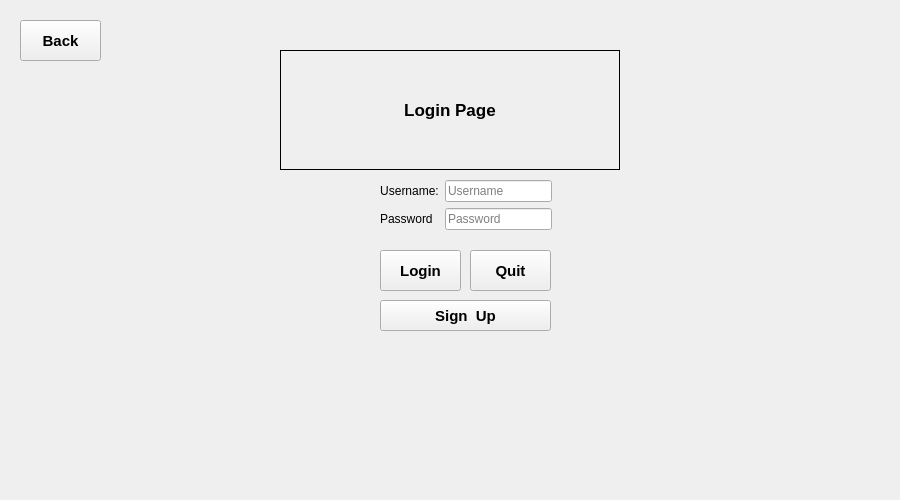
<?xml version="1.0" encoding="UTF-8"?>
<ui version="4.0">
 <class>loginForm</class>
 <widget class="QWidget" name="loginForm">
  <property name="geometry">
   <rect>
    <x>0</x>
    <y>0</y>
    <width>900</width>
    <height>500</height>
   </rect>
  </property>
  <property name="windowTitle">
   <string>Login</string>
  </property>
  <widget class="QLabel" name="label">
   <property name="geometry">
    <rect>
     <x>280</x>
     <y>50</y>
     <width>340</width>
     <height>120</height>
    </rect>
   </property>
   <property name="font">
    <font>
     <family>Microsoft Sans Serif</family>
     <pointsize>13</pointsize>
     <italic>false</italic>
     <bold>true</bold>
    </font>
   </property>
   <property name="layoutDirection">
    <enum>Qt::LeftToRight</enum>
   </property>
   <property name="frameShape">
    <enum>QFrame::Box</enum>
   </property>
   <property name="frameShadow">
    <enum>QFrame::Plain</enum>
   </property>
   <property name="lineWidth">
    <number>1</number>
   </property>
   <property name="text">
    <string>Login Page</string>
   </property>
   <property name="alignment">
    <set>Qt::AlignCenter</set>
   </property>
   <property name="wordWrap">
    <bool>true</bool>
   </property>
  </widget>
  <widget class="QWidget" name="formLayoutWidget">
   <property name="geometry">
    <rect>
     <x>380</x>
     <y>180</y>
     <width>172</width>
     <height>56</height>
    </rect>
   </property>
   <layout class="QFormLayout" name="formLayout">
    <item row="0" column="0">
     <widget class="QLabel" name="label_2">
      <property name="text">
       <string>Username:</string>
      </property>
      <property name="alignment">
       <set>Qt::AlignCenter</set>
      </property>
     </widget>
    </item>
    <item row="0" column="1">
     <widget class="QLineEdit" name="lineEdit">
      <property name="placeholderText">
       <string>Username</string>
      </property>
     </widget>
    </item>
    <item row="1" column="0">
     <widget class="QLabel" name="label_3">
      <property name="text">
       <string>Password</string>
      </property>
     </widget>
    </item>
    <item row="1" column="1">
     <widget class="QLineEdit" name="lineEdit_2">
      <property name="echoMode">
       <enum>QLineEdit::Password</enum>
      </property>
      <property name="placeholderText">
       <string>Password</string>
      </property>
     </widget>
    </item>
   </layout>
  </widget>
  <widget class="QPushButton" name="loginButton">
   <property name="geometry">
    <rect>
     <x>380</x>
     <y>250</y>
     <width>81</width>
     <height>41</height>
    </rect>
   </property>
   <property name="font">
    <font>
     <family>Microsoft Sans Serif</family>
     <pointsize>11</pointsize>
     <bold>true</bold>
    </font>
   </property>
   <property name="text">
    <string>Login</string>
   </property>
  </widget>
  <widget class="QPushButton" name="quitButton">
   <property name="geometry">
    <rect>
     <x>470</x>
     <y>250</y>
     <width>81</width>
     <height>41</height>
    </rect>
   </property>
   <property name="font">
    <font>
     <family>Microsoft Sans Serif</family>
     <pointsize>11</pointsize>
     <bold>true</bold>
    </font>
   </property>
   <property name="text">
    <string>Quit</string>
   </property>
  </widget>
  <widget class="QPushButton" name="signUpButton">
   <property name="geometry">
    <rect>
     <x>380</x>
     <y>300</y>
     <width>171</width>
     <height>31</height>
    </rect>
   </property>
   <property name="font">
    <font>
     <family>Microsoft Sans Serif</family>
     <pointsize>11</pointsize>
     <bold>true</bold>
    </font>
   </property>
   <property name="text">
    <string>Sign  Up</string>
   </property>
  </widget>
  <widget class="QPushButton" name="backButton">
   <property name="geometry">
    <rect>
     <x>20</x>
     <y>20</y>
     <width>81</width>
     <height>41</height>
    </rect>
   </property>
   <property name="font">
    <font>
     <family>Microsoft Sans Serif</family>
     <pointsize>11</pointsize>
     <bold>true</bold>
    </font>
   </property>
   <property name="text">
    <string>Back</string>
   </property>
  </widget>
 </widget>
 <resources/>
 <connections/>
</ui>
